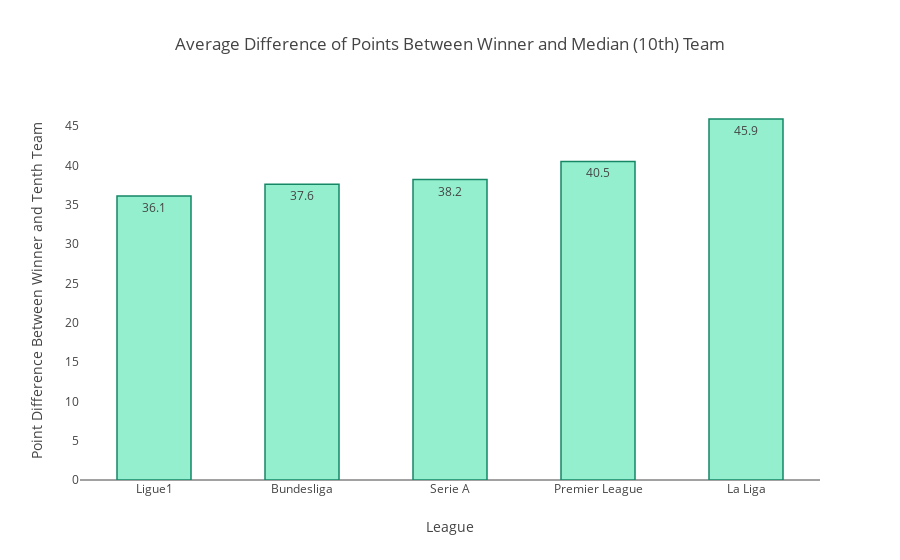

Notebook source saved alongside this figure:
### Code cell
viz_df = viz_df.sort_values(by='first_tenth')
data = [go.Bar(x=viz_df['league'], y=viz_df['first_tenth'], width=0.5, marker=dict(color='#94efcf',line=dict(color='#158765', width=1.5)), text=viz_df['first_tenth'], textposition='auto')]
layout = {
    'title' : 'Average Difference of Points Between Winner and Median (10th) Team',
    'xaxis' : {'title':'League', 'showgrid':False},
    'yaxis' : {'title':'Point Difference Between Winner and Tenth Team', 'showgrid':False}
}
plotly.offline.iplot({'data':data, 'layout':layout})

### Figure 1 — Plotly figure (JSON) as saved in the notebook; plotly's stock layout.template omitted (floating-point values rounded to 4 significant figures)
{"data": [{"marker": {"color": "#94efcf", "line": {"color": "#158765", "width": 1.5}}, "text": ["36.1", "37.6", "38.2", "40.5", "45.9"], "textposition": "auto", "type": "bar", "uid": "c76a9678-cd39-11e8-960b-784f438dbc8b", "width": 0.5, "x": ["Ligue1", "Bundesliga", "Serie A", "Premier League", "La Liga"], "y": [36.1, 37.6, 38.2, 40.5, 45.9]}], "layout": {"title": "Average Difference of Points Between Winner and Median (10th) Team", "xaxis": {"showgrid": false, "title": "League"}, "yaxis": {"showgrid": false, "title": "Point Difference Between Winner and Tenth Team"}}}
